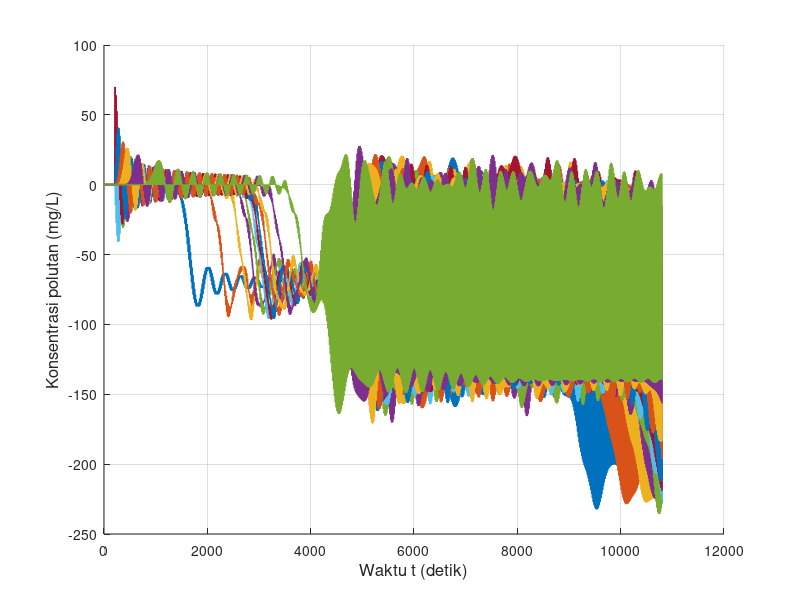

The MATLAB script that drew this image: (Note: this script raises an error after producing the figure.)
clear; clc; close all;

% Feby Syarief Al A`raaf
% 26050124130087
% Oseanografi C

% Simulasi adveksi 1 dimensi dengan metode Leapfrog (CTCS)
% Sumber polutan diskontinu
% NIM ganjil, xyz = 087, sehingga z = 7 dan 0.zyx = 0.780

x_digit = 0;
y_digit = 8;
z_digit = 7;

u_xyz    = 0.780;
C_source = 10 * z_digit;

L = 3000;
T = 10800;

scenario(1).nama = 'Skenario 1';
scenario(1).dx   = 30;
scenario(1).dt   = 8;
scenario(1).u    = u_xyz;
scenario(1).n    = 20 + z_digit;
scenario(1).m    = 30 + z_digit;

scenario(2).nama = 'Skenario 2';
scenario(2).dx   = 60;
scenario(2).dt   = 8;
scenario(2).u    = u_xyz;
scenario(2).n    = 20 + z_digit;
scenario(2).m    = 60 + z_digit;

scenario(3).nama = 'Skenario 3';
scenario(3).dx   = 15;
scenario(3).dt   = 8;
scenario(3).u    = u_xyz;
scenario(3).n    = 20 + z_digit;
scenario(3).m    = 15 + z_digit;

scenario(4).nama = 'Skenario 4';
scenario(4).dx   = 30;
scenario(4).dt   = 8;
scenario(4).u    = 0.5 * u_xyz;
scenario(4).n    = 20 + z_digit;
scenario(4).m    = 30 + z_digit;

scenario(5).nama = 'Skenario 5';
scenario(5).dx   = 30;
scenario(5).dt   = 8;
scenario(5).u    = 2 * u_xyz;
scenario(5).n    = 20 + z_digit;
scenario(5).m    = 30 + z_digit;

scenario(6).nama = 'Skenario 6';
scenario(6).dx   = 30;
scenario(6).dt   = 8;
scenario(6).u    = -u_xyz;
scenario(6).n    = 20 + z_digit;
scenario(6).m    = 30 + z_digit;

scenario(7).nama = 'Skenario 7';
scenario(7).dx   = 30;
scenario(7).dt   = 2;
scenario(7).u    = u_xyz;
scenario(7).n    = 100 + z_digit;
scenario(7).m    = 30 + z_digit;

scenario(8).nama = 'Skenario 8';
scenario(8).dx   = 30;
scenario(8).dt   = 16;
scenario(8).u    = u_xyz;
scenario(8).n    = 10 + z_digit;
scenario(8).m    = 30 + z_digit;

folder_output = 'output';
if ~exist(folder_output, 'dir')
    mkdir(folder_output);
end

for s = 1:numel(scenario)

    fprintf('\nMemproses %s\n', scenario(s).nama);

    dx       = scenario(s).dx;
    dt       = scenario(s).dt;
    u        = scenario(s).u;
    n_source = scenario(s).n;
    m_source = scenario(s).m;

    M_grid = round(L / dx);
    Mmax   = max(M_grid, m_source);
    Nmax   = round(T / dt);

    courant = u * dt / dx;

    fprintf('dx = %.3f m, dt = %.3f s, u = %.3f m/s, n = %d, m = %d\n', ...
            dx, dt, u, n_source, m_source);
    fprintf('Mmax = %d, Nmax = %d, C = %.4f\n', Mmax, Nmax, courant);

    F00 = zeros(1, Mmax);
    F0  = zeros(1, Mmax);
    F   = zeros(1, Mmax);

    t_step = 0:Nmax;
    t_time = t_step * dt;

    m_plot = [1, ...
              m_source - 20, m_source - 10, m_source - 5, m_source - 3, m_source - 1, ...
              m_source, ...
              m_source + 1, m_source + 3, m_source + 5, m_source + 10, m_source + 20];

    m_plot = unique(m_plot, 'stable');
    m_plot_valid = m_plot(m_plot >= 1 & m_plot <= Mmax);

    if length(m_plot_valid) < length(m_plot)
        fprintf('%s: beberapa grid berada di luar domain sehingga tidak digrafikkan.\n', scenario(s).nama);
    end

    history = NaN(length(t_step), length(m_plot_valid));

    F00(:) = 0;

    if n_source == 0
        F00(m_source) = C_source;
    end

    for p = 1:length(m_plot_valid)
        history(1, p) = F00(m_plot_valid(p));
    end

    for i = 2:(Mmax-1)
        F0(i) = F00(i) - (u * dt / (2 * dx)) * (F00(i+1) - F00(i-1));
    end

    F0(1)    = F0(2);
    F0(Mmax) = F0(Mmax-1);

    if n_source == 1
        F0(m_source) = C_source;
    end

    if length(t_step) >= 2
        for p = 1:length(m_plot_valid)
            history(2, p) = F0(m_plot_valid(p));
        end
    end

    for J = 2:Nmax

        F00(1)    = F00(2);
        F00(Mmax) = F00(Mmax-1);

        F0(1)     = F0(2);
        F0(Mmax)  = F0(Mmax-1);

        for i = 2:(Mmax-1)
            F(i) = F00(i) - (u * dt / dx) * (F0(i+1) - F0(i-1));
        end

        F(1)    = F(2);
        F(Mmax) = F(Mmax-1);

        if J == n_source
            F(m_source) = C_source;
        end

        for p = 1:length(m_plot_valid)
            history(J + 1, p) = F(m_plot_valid(p));
        end

        F00 = F0;
        F0  = F;
    end

    fig = figure('Visible', 'off', 'Position', [100 100 1400 600]);
    hold on;

    legend_text = {};

    for k = 1:length(m_plot_valid)
        plot(t_time, history(:, k), 'LineWidth', 1.2);
        legend_text{end+1} = sprintf('m = %d', m_plot_valid(k));
    end

    grid on;
    xlabel('Waktu t (detik)', 'FontSize', 12);
    ylabel('Konsentrasi polutan (mg/L)', 'FontSize', 12);
    title(sprintf('%s - Konsentrasi polutan terhadap waktu', scenario(s).nama), ...
          'Feby Syarief-0087-Ose C', 'FontSize', 14, 'FontWeight', 'bold');
    xlim([t_time(1), t_time(end)]);

    y_max = max(history(:), [], 'omitnan');
    if isempty(y_max) || isnan(y_max) || y_max <= 0
        ylim([0 1]);
    else
        ylim([0, max(C_source * 1.2, y_max * 1.1)]);
    end

    set(gca, 'FontSize', 11);

    legend(legend_text, ...
           'Location', 'northwest', ...
           'FontSize', 8, ...
           'NumColumns', 2, ...
           'Box', 'on');

    hold off;

    nama_file = sprintf('ctcs_diskontinu_waktu_skenario_%d.png', s);
    saveas(fig, fullfile(folder_output, nama_file));
    close(fig);

    fprintf('%s selesai diproses.\n', scenario(s).nama);
end

fprintf('\nSemua skenario telah selesai diproses.\n');
